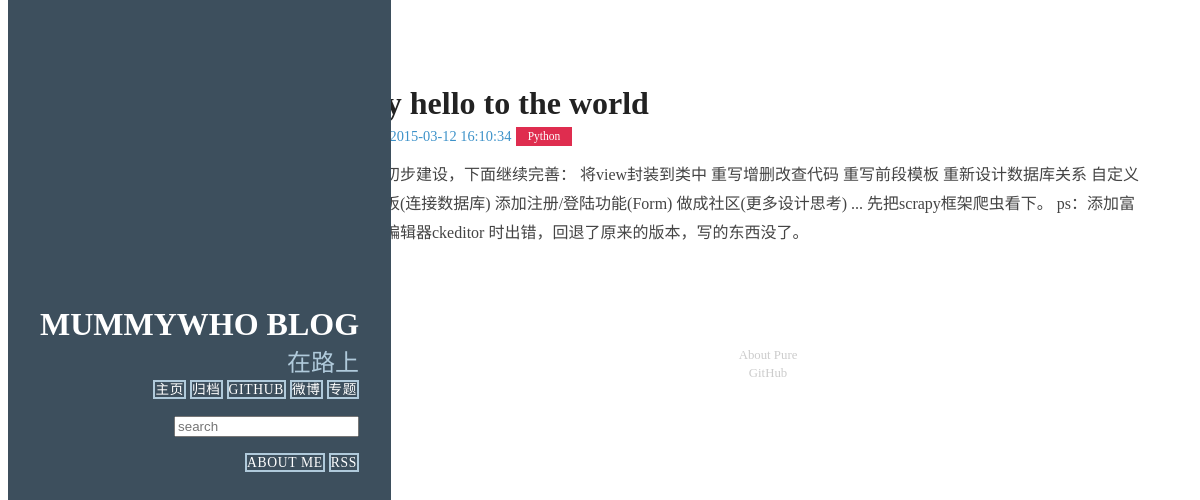
Page /7/ on the committed database.
### article/models.py (models this page shows, shortened)
class Article(models.Model) :
    title = models.CharField(max_length = 100)  #博客题目
    category = models.CharField(max_length = 50, blank = True)  #博客标签
    date_time = models.DateTimeField(auto_now_add = True)  #博客日期
    content = RichTextField('内容', config_name = 'mummy_default')
    def get_absolute_url(self):
        path = reverse('detail', kwargs={'id':self.id})
        return "http://121.43.225.213%s" % path
    class Meta:  #按时间下降排序
        ordering = ['-date_time']

### article/views.py (the view)
# urls.py: url(r'^(?P<id>\d+)/$', 'article.views.detail', name='detail'),
def detail(request, id):
    try:
        post = Article.objects.get(id=str(id))
    except Article.DoesNotExist:
        raise Http404
    return render(request, 'post.html', {'post' : post})

### templates/post.html (shortened to what this page needs)
﻿{% extends "base.html" %}
{% load custom_markdown %}
{% block content %}
<div class="posts">
        <section class="post">
            <header class="post-header">
                <h2 class="post-title">{{ post.title }}</h2>
                    <p class="post-meta">
                        Time:  <a class="post-author" href="#">{{ post.date_time|date:"Y-m-d H:i:s"}}</a> <a class="post-category post-category-js" href="{% url 'search_tag' tag=post.category %}">{{ post.category|title }}</a>
                    </p>
            </header>
                <div class="post-description">
                    <p>
                        {{ post.content|safe }}
                    </p>
                </div>
        </section>
</div>
{% endblock %}

### static/css/blog.css (style rules this page uses)
* { -webkit-box-sizing: border-box; -moz-box-sizing: border-box; box-sizing: border-box; }
a { text-decoration: none; color: rgb(61, 146, 201); }
.post { padding-bottom: 2em; }
.post-title { font-size: 2em; color: #222; margin-bottom: 0.2em; }
.post-description { font-family: Georgia, "Cambria", serif; color: #444; line-height: 1.8em; }
.post-meta { color: #999; font-size: 90%; margin: 0; }
.post-category { margin: 0 0.1em; padding: 0.3em 1em; color: #fff; background: #999; font-size: 80%; }
.post-category-js { background: #df2d4f; }

### rows in the picture
Article: title "Say hello to the world", date_time "2015-03-12 16:10:34", category "Python", content "完成初步建设，下面继续完善： 将view封装到类中 重写增删改查代码 重写前段模板 重新设计数据库关系 自定义留言板(连接数据库) 添加注册/登陆功能(Form) 做成社区(更多设计思考) ... 先把scrapy框架爬虫看下。 ps：添加富文本编辑器ckeditor 时出错，回退了原来的版本，写的东西没了。"
